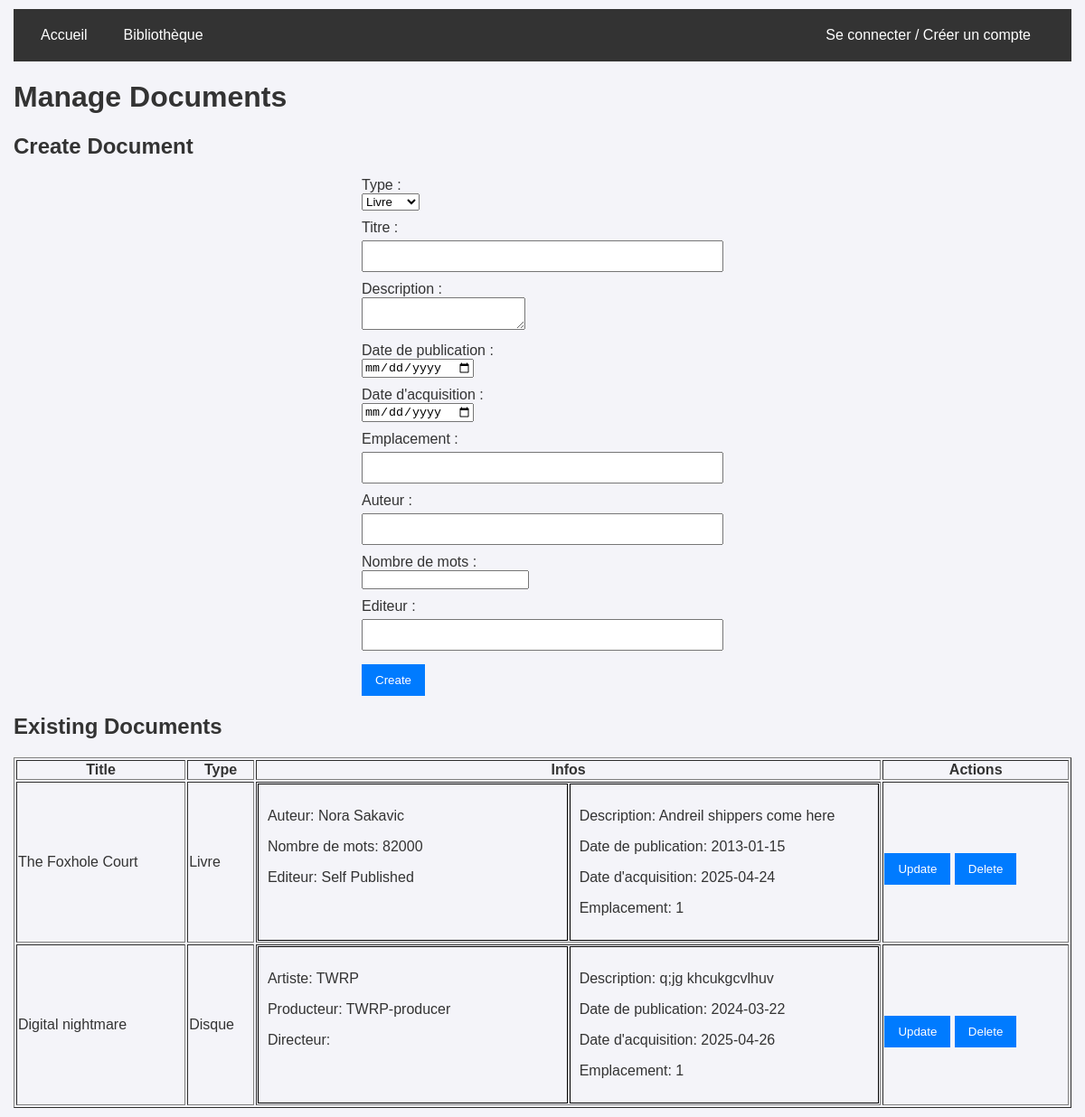
Screenshot of /backoffice/manage_library.php with the database file from the repository.
### tables this page shows
CREATE TABLE Book(
   id_document INTEGER,
   author_book TEXT,
   nbr_words_book TEXT,
   publisher_book TEXT,
   PRIMARY KEY(id_document),
   FOREIGN KEY(id_document) REFERENCES Document(id_document)
);

CREATE TABLE Document(
   id_document INTEGER,
   title_document TEXT NOT NULL,
   publishing_date_document NUMERIC NOT NULL,
   description_document TEXT,
   acquisition_date_document NUMERIC NOT NULL,
   id_location INTEGER NOT NULL,
   PRIMARY KEY(id_document),
   FOREIGN KEY(id_location) REFERENCES Location(id_location)
);

CREATE TABLE Disk(
   id_document INTEGER,
   artist_disk TEXT,
   producer_disk TEXT,
   director_disk TEXT,
   PRIMARY KEY(id_document),
   FOREIGN KEY(id_document) REFERENCES Document(id_document)
);

### backoffice/manage_library.php (the view, shortened to what this page needs)
<?php
require_once '../database/db_connection.php';
$stmt = $pdo->query("SELECT d.*, b.author_book, b.nbr_words_book, b.publisher_book, di.artist_disk, di.producer_disk, di.director_disk FROM document d LEFT JOIN book b ON d.id_document = b.id_document LEFT JOIN disk di ON d.id_document = di.id_document");
$documents = $stmt->fetchAll(PDO::FETCH_ASSOC);
?>
<!DOCTYPE html>
<html lang="en">
<head>
    <link rel="stylesheet" href="../styles/style.css">
</head>
<body>
    <?php include '../navbar.php'; ?>
    <h1>Manage Documents</h1>
    <h2>Create Document</h2>
    <form method="POST">
        <label for="type">Type :</label>
        <select id="type" name="type" required>
            <option value="book">Livre</option>
        </select>
        <label for="title">Titre :</label>
        <input type="text" id="title" name="title" required>
        <label for="description">Description :</label>
        <textarea id="description" name="description"></textarea>
        <label for="publishing_date">Date de publication :</label>
        <input type="date" id="publishing_date" name="publishing_date" required>
        <label for="acquisition_date">Date d'acquisition :</label>
        <input type="date" id="acquisition_date" name="acquisition_date" required>
        <label for="location">Emplacement :</label>
        <input type="text" id="location" name="location" required>
        <div id="dynamic-form"></div>
        <button type="submit">Create</button>
    </form>
    <h2>Existing Documents</h2>
    <table border="1" class="document-table">
        <thead>
            <tr>
                <th>Title</th>
                <th>Type</th>
                <th>Infos</th>
                <th>Actions</th>
            </tr>
        </thead>
        <tbody>
            <?php foreach ($documents as $document): ?>
                <?php $document['type_document'] = array_key_exists('author_book', $document) && $document['author_book'] != null
                        ? type_document::Book
                        : type_document::Disk ?>
                <tr>
                    <td><?= htmlspecialchars($document['title_document']) ?></td>
                    <td><?=
                        $document['type_document'] == type_document::Book ? 'Livre' : 'Disque'
                    ?></td>
                    <td>
                        <div style="display: flex; flex-direction: row; gap:2px; width: 100%;">
                            <div class="document-details-table-cell">
                            <?php if ($document['type_document'] == type_document::Book): ?>
                                <p>Auteur: <?= htmlspecialchars($document['author_book']) ?></p>
                                <p>Nombre de mots: <?= htmlspecialchars($document['nbr_words_book']) ?></p>
                                <p>Editeur: <?= htmlspecialchars($document['publisher_book']) ?></p>
                            <?php else : ?>
                                <p>Artiste: <?= htmlspecialchars($document['artist_disk']) ?></p>
                                <p>Producteur: <?= htmlspecialchars($document['producer_disk']) ?></p>
                                <p>Directeur: <?= htmlspecialchars($document['director_disk']) ?></p>
                            <?php endif; ?>
                            </div>
                            <div class="document-details-table-cell">
                                <p>Description: <?= htmlspecialchars($document['description_document']) ?></p>
                                <p>Date de publication: <?= htmlspecialchars($document['publishing_date_document']) ?></p>
                                <p>Date d'acquisition: <?= htmlspecialchars($document['acquisition_date_document']) ?></p>
                                <p>Emplacement: <?= htmlspecialchars($document['id_location']) ?></p>
                            </div>
                        </div>
                    </td>
                    <td>
                        <a href="update_document.php?id_document=<?= $document['id_document'] ?>&type=<?= $document['type_document']->name ?>" style="display: inline-block;">
                            <button type="button">Update</button>
                        </a>
                        <form method="POST" style="display: inline;">
                            <button type="submit">Delete</button>
                        </form>
                </tr>
            <?php endforeach; ?>
        </tbody>
    </table>
</body>
</html>

### styles/style.css (style rules this page uses)
body { font-family: Arial, sans-serif; margin: 0; padding: 10px 15px; background-color: #f4f4f9; color: #333; }
a { color: #6c5ce7; text-decoration: none; }
form { max-width: 400px; margin: auto; }
label { display: block; margin-top: 10px; }
input[type="text"], input[type="email"], input[type="password"] { width: 100%; padding: 8px; margin-top: 5px; box-sizing: border-box; }
button { margin-top: 15px; padding: 10px 15px; background-color: #007BFF; color: white; border: none; cursor: pointer; }
.document-details-table-cell { padding: 10px; border: 1px solid #000000; text-align: left; width: 50%; }
.document-table { width: 100%; }

### rows the page displays
book: id_document.title_document "The Foxhole Court", shows "Livre", author_book "Nora Sakavic", nbr_words_book "82000", publisher_book "Self Published", id_document.description_document "Andreil shippers come here", id_document.publishing_date_document "2013-01-15", id_document.acquisition_date_document "2025-04-24", id_document.id_location "1"
disk: id_document.title_document "Digital nightmare", shows "Disque", artist_disk "TWRP", producer_disk "TWRP-producer", id_document.description_document "q;jg khcukgcvlhuv", id_document.publishing_date_document "2024-03-22", id_document.acquisition_date_document "2025-04-26", id_document.id_location "1"
